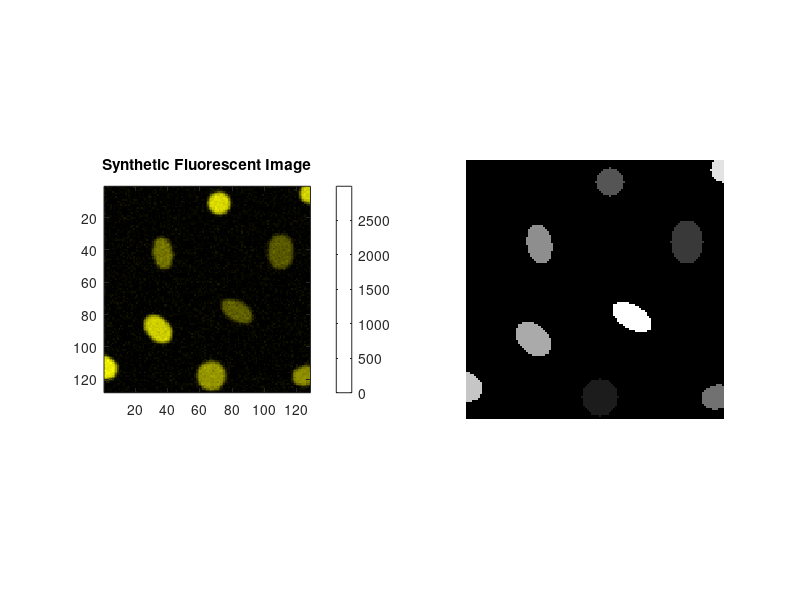

This chart was generated by the following MATLAB code: (Note: this script raises an error after producing the figure.)
%%%%%%%%%%%%%%%%%% User Parameter %%%%%%%%%%%%%%%%%%%%%%%%%%%%%%%%%%%%%%%
% Image size and parameters
image_size = [128, 128]; %Dimensions of the images

num_spots = 9; % Number of fluorescent spots
spot_radius = 8; % Average radius of the fluorescnt sports
spot_intensity_range = [1000, 3000];  % Intensity range of the spots
min_distance_between_spots = 40; %Minimum distance to avoid overlap
noise_level = 100; %set the camera noise level

file_name_for_save_fluorescent = 'fluorescent_image.png';
file_name_for_save_label = 'label_image.png';

%%%%%%%%%%%%%%%%%%%%%%%%%%%%%%%%%%%%%%%%%%%%%%%%%%%%%%%%%%%%%%%%%%%%%%%%%
max_uint16 = double(intmax("uint16"));

% Create a blank black image (in uint16 format
img = zeros(image_size, 'uint16');
label_img = zeros(image_size, 'uint8');  % Label image for instance segmentation

% Generate random spots to simulate fluorescence without overlap
spot_count = 0; %Keep track of how many spots have been generated
while spot_count < num_spots

     % Randomly generate the center of each spot
    x = randi([1, image_size(2)]);
    y = randi([1, image_size(1)]);

    %check if the new ellipse is sufficiently far from all existing
    %ellipses
    if spot_count > 0
        distances = sqrt ((spot_centers(1:spot_count, 1)-x).^2 + (spot_centers(1:spot_count,2) - y).^2);
        if any(distances < min_distance_between_spots)
            continue;
        end
    end

                 
   % Randomly generate the radius and intensity for each spot
    a = spot_radius + randi([-3, 3]); 
    b = spot_radius + randi([-2,2]); 
    

    % Randomly generate the angle of rotation (in radians)
    theta = rand() * 2 * pi;  % Random angle between 0 and 2*pi
    
    % Random intensity for the spot
    intensity = randi(spot_intensity_range);  
    
    % Draw a circular spot
    [X, Y] = meshgrid(1:image_size(2), 1:image_size(1));
    ellipse_mask = (((X - x)*cos(theta) + (Y-y) * sin(theta)).^2 / a^2) + ...
        (((-X + x) * sin(theta)+ (Y - y)*cos(theta)).^2/ b^2) <= 1;
    img(ellipse_mask) = min(img(ellipse_mask)+ intensity,max_uint16);

    % Assign a unique label to the ellipse in the label image
    label_img(ellipse_mask) = spot_count + 1;  % Label starts from 1
    
    % Store the center of the new ellipse
    spot_count = spot_count + 1;
    spot_centers(spot_count, :) = [x, y];

end

% Apply Gaussian blur to simulate fluorescence glow
img_double = double(img);

img_blurred = imgaussfilt(double(img), 1);

% Add Gaussian noise
% Generate Gaussian noise in the original scale (65535)
noise = noise_level*randn(size(img_blurred));
% Add noise to the blurred image
img_blurred_with_noise = img_blurred + noise;
% make sure the value is within the range for uint16
img_blurred_with_noise = max(min(img_blurred_with_noise, 65535), 0);

img_blurred = uint16(img_blurred_with_noise);  % Convert back to uint16 and limit values


% Display the synthetic fluorescent image (monochromatic)
figure;

% Left: Synthetic Fluorescnet Image
ax_1 = subplot(1,2,1);
imshow(img_blurred,[]);
% use a custom colormap (false color in yellow)
colormap(ax_1,[linspace(0, 1, max_uint16)' linspace(0, 1, max_uint16)' zeros(max_uint16, 1)]);  
colorbar;
axis on;
title('Synthetic Fluorescent Image');
% Save the img_blurred data as png image
imwrite(img_blurred,file_name_for_save_fluorescent) 

% Right: show the instance segmentation labeled Image
ax_2 = subplot(1,2,2);
imshow(label_img, []);
colormap(ax_2, parula);
colorbar;
axis on;
title("Labeled Image")

% Save the label_img data as png image
imwrite(label_img,file_name_for_save_label)